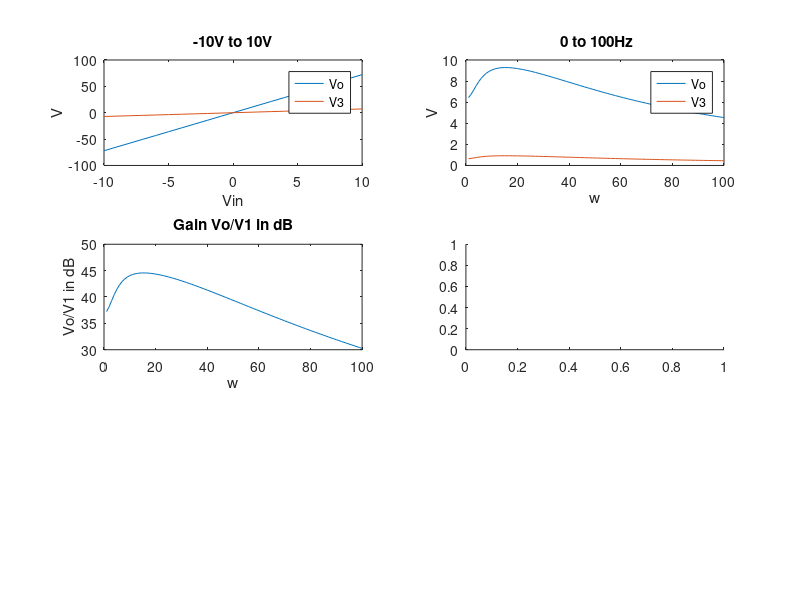

Write MATLAB code to recreate this figure. (Note: this script raises an error after producing the figure.)
clearvars
clearvars -GLOBAL
close all
set(0,'DefaultFigureWindowStyle', 'docked')

sizex = 6;
sizey = 6;

% Voltage Range

Vmin = 0.1;
Vmax = 10;

% Components

Cap = 0.25;
R1 = 1;
R2 = 2;
L = 0.2;
% R3 = R3finder(Vmin,Vmax,20);
R3 = 10;
alpha = 100;
R4 = 0.1;
Ro = 1000;
omega = 10;

% Noise components
In = 0.001;
Cn = 1e-5;

% C Matrix
C = zeros(sizex,sizey);
C(2,1) = -Cap;
C(2,2) = Cap;
C(3,3) = Cn;
C(6,6) = L;

% G Matrix
G = zeros (sizex, sizey);
G(1,1) = 1;
G(2,1) = -1/R1;
G(2,2) = (1/R1) + (1/R2);
G(2,6) = -1;
G(3,3) = 1/R3;
G(3,6) = 1;
G(4,3) = -alpha/R3;
G(4,4) = 1;
G(5,4) = -R4;
G(5,5) = R4 - (1/Ro);
G(6,2) = 1;
G(6,3) = -1;

% F Vector
F = zeros(1,sizey);
F(3) = In;
stepsize = 21;

VoutVect = zeros(1,stepsize);
V3Vect = zeros(1,stepsize);

% DC Sweep

for i = -10:10
    F(1) = i;
    
    % V vector
    V = (G + omega.*C)\F';
    VoutVect(i+11) = V(5);
    V3Vect(i+11) = V(3);
end
subplot(3,2,1);

plot (linspace(-10,10,stepsize),VoutVect);
title('-10V to 10V');
hold on
plot (linspace(-10,10,stepsize), V3Vect);
legend('Vo', 'V3');
xlabel('Vin');
ylabel('V');



% AC Sweep 

F = zeros(1,sizey);
F(1) = 1;
F(3) =In;
stepsize = 100;

VoutVect = zeros(1,stepsize);
V3Vect = zeros(1,stepsize);

omega = linspace(1,100,stepsize);

for i = 1:stepsize
    V = (G + 1j*omega(i).*C)\F';
    VoutVect(i) = V(5);
    V3Vect(i) = V(3);
end    

subplot(3,2,2);

plot (omega,abs(VoutVect));
title(' 0 to 100Hz');
hold on
plot (omega, abs(V3Vect));
legend('Vo', 'V3');
xlabel('w');
ylabel('V');

gain = 20 * log(abs(VoutVect./F(1)));

subplot(3,2,3);
plot(omega, gain);
title('Gain Vo/V1 in dB');
xlabel('w');
ylabel('Vo/V1 in dB');


% Histogram Cap and gain

omega = pi;
Crand = 0.05*randn(1,stepsize) + Cap;
for i = 1:stepsize
    V = (G + 1j*omega.*Crand(i))\F';
    VoutVect(i) = V(5);
end    

gain = 20 * log(abs(VoutVect./F(1)));

subplot(3,2,4);
histogram(Crand);
xlabel('C');
ylabel('Number');

subplot(3,2,5);
histogram(gain);
xlabel('Gain (dB)');
ylabel('Number');

% TIME SIMULATION

deltaT = 1e-3;

% A vector
A = (C./deltaT) + G;

timesteps = 1000;
Vp = zeros(sizey,1);


% F vector
F = zeros(1,sizey);
F(3) = In;

% Vin and Vout Vectors
VinVect = zeros(timesteps,1);
VoutVect = zeros(timesteps,1);

% Time simulation - step function

timeVector = linspace(1,timesteps,timesteps);

for i = 2:timesteps
    
    % F vector
    
    if (i == 30)
        F(1) = 1;
    end
    
    V = A\(((C * Vp)./deltaT) + F');
  
    subplot(3,2,6)
    plot([timeVector(i-1) timeVector(i)],[Vp(1) V(1)],'-r');
    
    hold on
    
    plot([timeVector(i-1) timeVector(i)],[Vp(5) V(5)],'-b');

    
    pause(0.01);
    
    VinVect(i) = V(1);
    VoutVect(i) = V(5);
    
    Vp = V;
    F(3) = In*randn();
    
end
xlim([0 1000]);
ylim([0 12]);
xlabel('Time (ms)');
ylabel('Voltage');
legend('Vin', 'Vout');
title('Time Simulation - Step function');
figure
plot(linspace(1,1000,1000),fftshift(20*log(fft(VoutVect))));

